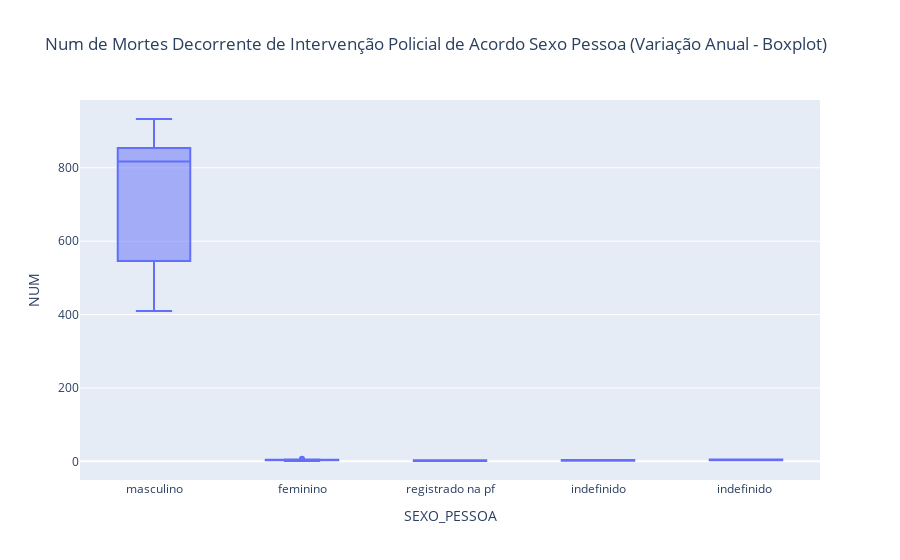

The notebook cell this image was saved under:
### Markdown cell above
## Num de MDIP de Acordo com Sexo

### Code cell
nameCol = 'SEXO_PESSOA'
dfPlot = dfPolice.groupby(['ANO_BO',nameCol])[[nameCol]].count()
dfPlot.columns=['NUM']
dfPlot = dfPlot.reset_index()
dfPlot.loc[:,nameCol] = dfPlot.loc[:,nameCol].apply(lambda x : x.lower())
px.box(dfPlot, x=nameCol,y='NUM',title='Num de Mortes Decorrente de Intervenção Policial de Acordo '+nameCol.replace('_',' ').title()+' (Variação Anual - Boxplot)')

### Figure 1 — Plotly figure (JSON) as saved in the notebook; plotly's stock layout.template omitted (floating-point values rounded to 4 significant figures)
{"data": [{"alignmentgroup": "True", "hovertemplate": "SEXO_PESSOA=%{x}<br>NUM=%{y}<extra></extra>", "legendgroup": "", "marker": {"color": "#636efa"}, "name": "", "notched": false, "offsetgroup": "", "orientation": "v", "showlegend": false, "type": "box", "x": ["masculino", "masculino", "feminino", "masculino", "feminino", "masculino", "feminino", "masculino", "feminino", "masculino", "registrado na pf", "feminino", "masculino", "registrado na pf", "feminino", "masculino", "indefinido", "masculino", "feminino", "indefinido", "masculino", "feminino", "indefinido ", "masculino", "feminino", "indefinido ", "masculino"], "x0": " ", "xaxis": "x", "y": [518, 878, 3, 825, 2, 851, 7, 933, 4, 849, 1, 5, 857, 3, 4, 809, 2, 574, 1, 4, 410, 4, 5, 501, 4, 3, 669], "y0": " ", "yaxis": "y"}], "layout": {"boxmode": "group", "legend": {"tracegroupgap": 0}, "title": {"text": "Num de Mortes Decorrente de Intervenção Policial de Acordo Sexo Pessoa (Variação Anual - Boxplot)"}, "xaxis": {"anchor": "y", "domain": [0, 1], "title": {"text": "SEXO_PESSOA"}}, "yaxis": {"anchor": "x", "domain": [0, 1], "title": {"text": "NUM"}}}}
